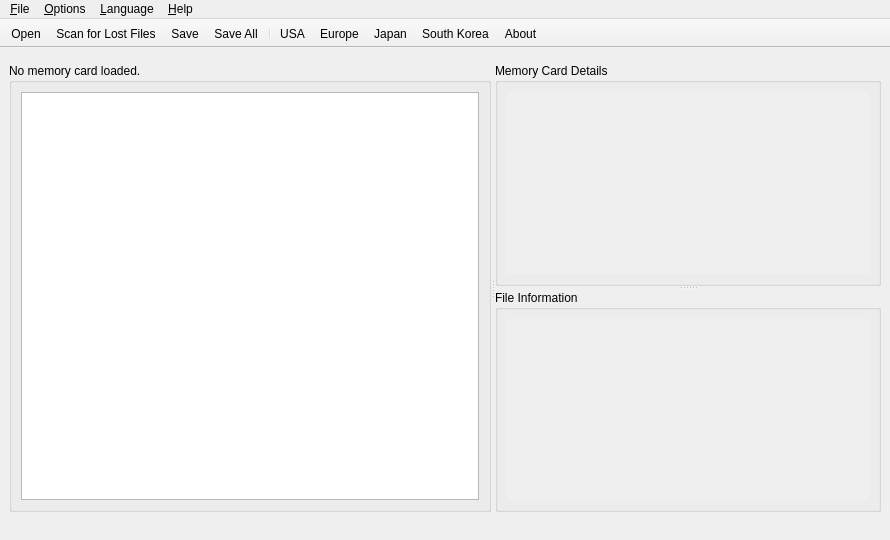
<?xml version="1.0" encoding="UTF-8"?>
<ui version="4.0">
 <class>McRecoverWindow</class>
 <widget class="QMainWindow" name="McRecoverWindow">
  <property name="geometry">
   <rect>
    <x>0</x>
    <y>0</y>
    <width>890</width>
    <height>540</height>
   </rect>
  </property>
  <property name="contextMenuPolicy">
   <enum>Qt::NoContextMenu</enum>
  </property>
  <property name="acceptDrops">
   <bool>true</bool>
  </property>
  <property name="windowTitle">
   <string notr="true">GCN MemCard Recover</string>
  </property>
  <property name="unifiedTitleAndToolBarOnMac">
   <bool>true</bool>
  </property>
  <widget class="QWidget" name="centralwidget">
   <layout class="QVBoxLayout" name="vboxMain" stretch="0,1">
    <item>
     <widget class="MessageWidgetStack" name="msgWidget" native="true"/>
    </item>
    <item>
     <widget class="QSplitter" name="splitterMain">
      <property name="orientation">
       <enum>Qt::Horizontal</enum>
      </property>
      <property name="childrenCollapsible">
       <bool>false</bool>
      </property>
      <widget class="QGroupBox" name="grpFileList">
       <property name="title">
        <string notr="true">No memory card loaded.</string>
       </property>
       <layout class="QVBoxLayout" name="vboxGrpFileList">
        <item>
         <widget class="QTreeViewOpt" name="lstFileList">
          <property name="alternatingRowColors">
           <bool>true</bool>
          </property>
          <property name="selectionMode">
           <enum>QAbstractItemView::ExtendedSelection</enum>
          </property>
          <property name="rootIsDecorated">
           <bool>false</bool>
          </property>
          <property name="uniformRowHeights">
           <bool>true</bool>
          </property>
          <property name="allColumnsShowFocus">
           <bool>true</bool>
          </property>
         </widget>
        </item>
       </layout>
      </widget>
      <widget class="QSplitter" name="splitterInfo">
       <property name="orientation">
        <enum>Qt::Vertical</enum>
       </property>
       <property name="childrenCollapsible">
        <bool>false</bool>
       </property>
       <widget class="QGroupBox" name="grpMemCardInfo">
        <property name="title">
         <string>Memory Card Details</string>
        </property>
        <layout class="QVBoxLayout" name="vboxMemCardInfo">
         <item>
          <widget class="QScrollArea" name="scrlMemCardInfo">
           <property name="frameShape">
            <enum>QFrame::NoFrame</enum>
           </property>
           <property name="horizontalScrollBarPolicy">
            <enum>Qt::ScrollBarAlwaysOff</enum>
           </property>
           <property name="widgetResizable">
            <bool>true</bool>
           </property>
           <widget class="QWidget" name="scrlMemCardInfoWidget">
            <property name="geometry">
             <rect>
              <x>0</x>
              <y>0</y>
              <width>375</width>
              <height>183</height>
             </rect>
            </property>
            <layout class="QVBoxLayout" name="vboxScrlMemCardInfo">
             <property name="margin">
              <number>0</number>
             </property>
             <item>
              <widget class="CardView" name="mcCardView" native="true">
               <property name="minimumSize">
                <size>
                 <width>200</width>
                 <height>32</height>
                </size>
               </property>
               <property name="focusPolicy">
                <enum>Qt::TabFocus</enum>
               </property>
              </widget>
             </item>
            </layout>
           </widget>
          </widget>
         </item>
        </layout>
       </widget>
       <widget class="QGroupBox" name="grpFileInfo">
        <property name="title">
         <string>File Information</string>
        </property>
        <layout class="QVBoxLayout" name="vboxFileInfo">
         <item>
          <widget class="QScrollArea" name="scrlFileInfo">
           <property name="frameShape">
            <enum>QFrame::NoFrame</enum>
           </property>
           <property name="horizontalScrollBarPolicy">
            <enum>Qt::ScrollBarAlwaysOff</enum>
           </property>
           <property name="widgetResizable">
            <bool>true</bool>
           </property>
           <widget class="QWidget" name="scrlFileInfoWidget">
            <property name="geometry">
             <rect>
              <x>0</x>
              <y>0</y>
              <width>375</width>
              <height>183</height>
             </rect>
            </property>
            <layout class="QVBoxLayout" name="vboxScrlFileInfo">
             <property name="margin">
              <number>0</number>
             </property>
             <item>
              <widget class="FileView" name="mcfFileView" native="true">
               <property name="minimumSize">
                <size>
                 <width>146</width>
                 <height>32</height>
                </size>
               </property>
               <property name="focusPolicy">
                <enum>Qt::TabFocus</enum>
               </property>
              </widget>
             </item>
            </layout>
           </widget>
          </widget>
         </item>
        </layout>
       </widget>
      </widget>
     </widget>
    </item>
   </layout>
   <zorder>splitterMain</zorder>
   <zorder>msgWidget</zorder>
  </widget>
  <widget class="QMenuBar" name="menuBar">
   <property name="geometry">
    <rect>
     <x>0</x>
     <y>0</y>
     <width>890</width>
     <height>22</height>
    </rect>
   </property>
   <widget class="QMenu" name="menuFile">
    <property name="title">
     <string>&amp;File</string>
    </property>
    <addaction name="actionOpen"/>
    <addaction name="actionClose"/>
    <addaction name="separator"/>
    <addaction name="actionScan"/>
    <addaction name="actionSave"/>
    <addaction name="actionSaveAll"/>
    <addaction name="separator"/>
    <addaction name="actionExit"/>
   </widget>
   <widget class="QMenu" name="menuHelp">
    <property name="title">
     <string>&amp;Help</string>
    </property>
    <addaction name="actionAbout"/>
   </widget>
   <widget class="QMenu" name="menuOptions">
    <property name="title">
     <string>&amp;Options</string>
    </property>
    <widget class="QMenu" name="menuAnimIconFormat">
     <property name="title">
      <string>Animated Icon Format</string>
     </property>
     <addaction name="actionAnimAPNG"/>
     <addaction name="actionAnimGIF"/>
     <addaction name="actionAnimPNGfpf"/>
     <addaction name="actionAnimPNGvs"/>
     <addaction name="actionAnimPNGhs"/>
    </widget>
    <addaction name="actionPreferredRegion"/>
    <addaction name="actionRegionUSA"/>
    <addaction name="actionRegionPAL"/>
    <addaction name="actionRegionJPN"/>
    <addaction name="actionRegionKOR"/>
    <addaction name="separator"/>
    <addaction name="actionSearchUsedBlocks"/>
    <addaction name="separator"/>
    <addaction name="actionExtractBanners"/>
    <addaction name="actionExtractIcons"/>
    <addaction name="menuAnimIconFormat"/>
   </widget>
   <widget class="QMenu" name="menuLanguage">
    <property name="title">
     <string>&amp;Language</string>
    </property>
   </widget>
   <addaction name="menuFile"/>
   <addaction name="menuOptions"/>
   <addaction name="menuLanguage"/>
   <addaction name="menuHelp"/>
  </widget>
  <widget class="QStatusBar" name="statusBar">
   <property name="styleSheet">
    <string notr="true">QStatusBar::item { border: none }</string>
   </property>
   <property name="sizeGripEnabled">
    <bool>false</bool>
   </property>
  </widget>
  <widget class="QToolBar" name="toolBar">
   <property name="windowTitle">
    <string>Main Toolbar</string>
   </property>
   <property name="movable">
    <bool>false</bool>
   </property>
   <property name="allowedAreas">
    <set>Qt::TopToolBarArea</set>
   </property>
   <property name="floatable">
    <bool>false</bool>
   </property>
   <attribute name="toolBarArea">
    <enum>TopToolBarArea</enum>
   </attribute>
   <attribute name="toolBarBreak">
    <bool>false</bool>
   </attribute>
   <addaction name="actionOpen"/>
   <addaction name="actionScan"/>
   <addaction name="actionSave"/>
   <addaction name="actionSaveAll"/>
   <addaction name="separator"/>
   <addaction name="actionRegionUSA"/>
   <addaction name="actionRegionPAL"/>
   <addaction name="actionRegionJPN"/>
   <addaction name="actionRegionKOR"/>
   <addaction name="actionAbout"/>
  </widget>
  <action name="actionOpen">
   <property name="icon">
    <iconset resource="../resources/oxygen/oxygen.qrc">
     <normaloff>:/oxygen/16x16/document-open.png</normaloff>:/oxygen/16x16/document-open.png</iconset>
   </property>
   <property name="text">
    <string>&amp;Open</string>
   </property>
   <property name="toolTip">
    <string>Open a GameCube Memory Card image</string>
   </property>
   <property name="shortcut">
    <string extracomment="Shortcut for opening a GameCube Memory Card image.">Ctrl+O</string>
   </property>
  </action>
  <action name="actionSave">
   <property name="icon">
    <iconset resource="../resources/oxygen/oxygen.qrc">
     <normaloff>:/oxygen/16x16/document-save.png</normaloff>:/oxygen/16x16/document-save.png</iconset>
   </property>
   <property name="text">
    <string>&amp;Save</string>
   </property>
   <property name="toolTip">
    <string>Save the selected file(s)</string>
   </property>
   <property name="shortcut">
    <string extracomment="Shortcut for saving the currently selected file.">Ctrl+S</string>
   </property>
  </action>
  <action name="actionSaveAll">
   <property name="icon">
    <iconset resource="../resources/oxygen/oxygen.qrc">
     <normaloff>:/oxygen/16x16/document-save-all.png</normaloff>:/oxygen/16x16/document-save-all.png</iconset>
   </property>
   <property name="text">
    <string>Save &amp;All</string>
   </property>
   <property name="toolTip">
    <string>Save all files</string>
   </property>
  </action>
  <action name="actionExit">
   <property name="icon">
    <iconset resource="../resources/oxygen/oxygen.qrc">
     <normaloff>:/oxygen/16x16/application-exit.png</normaloff>:/oxygen/16x16/application-exit.png</iconset>
   </property>
   <property name="text">
    <string>E&amp;xit</string>
   </property>
   <property name="toolTip">
    <string>Exit the program</string>
   </property>
  </action>
  <action name="actionAbout">
   <property name="icon">
    <iconset resource="../resources/oxygen/oxygen.qrc">
     <normaloff>:/oxygen/16x16/help-about.png</normaloff>:/oxygen/16x16/help-about.png</iconset>
   </property>
   <property name="text">
    <string>&amp;About</string>
   </property>
   <property name="toolTip">
    <string>About this program</string>
   </property>
  </action>
  <action name="actionScan">
   <property name="icon">
    <iconset resource="../resources/oxygen/oxygen.qrc">
     <normaloff>:/oxygen/16x16/edit-find.png</normaloff>:/oxygen/16x16/edit-find.png</iconset>
   </property>
   <property name="text">
    <string>S&amp;can for Lost Files</string>
   </property>
   <property name="toolTip">
    <string>Scan the memory card image for lost files</string>
   </property>
  </action>
  <action name="actionClose">
   <property name="icon">
    <iconset resource="../resources/oxygen/oxygen.qrc">
     <normaloff>:/oxygen/16x16/document-close.png</normaloff>:/oxygen/16x16/document-close.png</iconset>
   </property>
   <property name="text">
    <string>&amp;Close</string>
   </property>
   <property name="toolTip">
    <string>Close the GameCube Memory Card image</string>
   </property>
   <property name="shortcut">
    <string extracomment="Shortcut for closing the current GameCube Memory Card image.">Ctrl+W</string>
   </property>
  </action>
  <action name="actionRegionUSA">
   <property name="checkable">
    <bool>true</bool>
   </property>
   <property name="icon">
    <iconset resource="../resources/flags/flags.qrc">
     <normaloff>:/flags/flag-us.png</normaloff>:/flags/flag-us.png</iconset>
   </property>
   <property name="text">
    <string>&amp;USA</string>
   </property>
   <property name="toolTip">
    <string>USA</string>
   </property>
  </action>
  <action name="actionRegionPAL">
   <property name="checkable">
    <bool>true</bool>
   </property>
   <property name="icon">
    <iconset resource="../resources/flags/flags.qrc">
     <normaloff>:/flags/flag-eu.png</normaloff>:/flags/flag-eu.png</iconset>
   </property>
   <property name="text">
    <string>&amp;Europe</string>
   </property>
   <property name="toolTip">
    <string>Europe</string>
   </property>
  </action>
  <action name="actionRegionJPN">
   <property name="checkable">
    <bool>true</bool>
   </property>
   <property name="icon">
    <iconset resource="../resources/flags/flags.qrc">
     <normaloff>:/flags/flag-jp.png</normaloff>:/flags/flag-jp.png</iconset>
   </property>
   <property name="text">
    <string>&amp;Japan</string>
   </property>
   <property name="toolTip">
    <string>Japan</string>
   </property>
  </action>
  <action name="actionRegionKOR">
   <property name="checkable">
    <bool>true</bool>
   </property>
   <property name="icon">
    <iconset resource="../resources/flags/flags.qrc">
     <normaloff>:/flags/flag-kr.png</normaloff>:/flags/flag-kr.png</iconset>
   </property>
   <property name="text">
    <string>South &amp;Korea</string>
   </property>
   <property name="toolTip">
    <string>South Korea</string>
   </property>
  </action>
  <action name="actionPreferredRegion">
   <property name="enabled">
    <bool>false</bool>
   </property>
   <property name="text">
    <string>Preferred Region:</string>
   </property>
  </action>
  <action name="actionSearchUsedBlocks">
   <property name="checkable">
    <bool>true</bool>
   </property>
   <property name="text">
    <string>Search U&amp;sed Blocks</string>
   </property>
  </action>
  <action name="actionAnimAPNG">
   <property name="checkable">
    <bool>true</bool>
   </property>
   <property name="text">
    <string notr="true">APNG</string>
   </property>
  </action>
  <action name="actionAnimGIF">
   <property name="checkable">
    <bool>true</bool>
   </property>
   <property name="text">
    <string notr="true">GIF</string>
   </property>
  </action>
  <action name="actionAnimPNGfpf">
   <property name="checkable">
    <bool>true</bool>
   </property>
   <property name="text">
    <string>PNG (file per frame)</string>
   </property>
  </action>
  <action name="actionAnimPNGvs">
   <property name="checkable">
    <bool>true</bool>
   </property>
   <property name="text">
    <string>PNG (vertical strip)</string>
   </property>
  </action>
  <action name="actionAnimPNGhs">
   <property name="checkable">
    <bool>true</bool>
   </property>
   <property name="text">
    <string>PNG (horizontal strip)</string>
   </property>
  </action>
  <action name="actionExtractIcons">
   <property name="checkable">
    <bool>true</bool>
   </property>
   <property name="text">
    <string>Extract &amp;Icons</string>
   </property>
  </action>
  <action name="actionExtractBanners">
   <property name="checkable">
    <bool>true</bool>
   </property>
   <property name="text">
    <string>Extract &amp;Banners</string>
   </property>
  </action>
 </widget>
 <customwidgets>
  <customwidget>
   <class>FileView</class>
   <extends>QWidget</extends>
   <header>widgets/FileView.hpp</header>
   <container>1</container>
  </customwidget>
  <customwidget>
   <class>CardView</class>
   <extends>QWidget</extends>
   <header>widgets/CardView.hpp</header>
   <container>1</container>
  </customwidget>
  <customwidget>
   <class>QTreeViewOpt</class>
   <extends>QTreeView</extends>
   <header>widgets/QTreeViewOpt.hpp</header>
  </customwidget>
  <customwidget>
   <class>MessageWidgetStack</class>
   <extends>QWidget</extends>
   <header>widgets/MessageWidgetStack.hpp</header>
   <container>1</container>
  </customwidget>
 </customwidgets>
 <tabstops>
  <tabstop>lstFileList</tabstop>
  <tabstop>scrlMemCardInfo</tabstop>
  <tabstop>mcCardView</tabstop>
  <tabstop>scrlFileInfo</tabstop>
  <tabstop>mcfFileView</tabstop>
 </tabstops>
 <resources>
  <include location="../resources/oxygen/oxygen.qrc"/>
  <include location="../resources/flags/flags.qrc"/>
 </resources>
 <connections/>
</ui>
